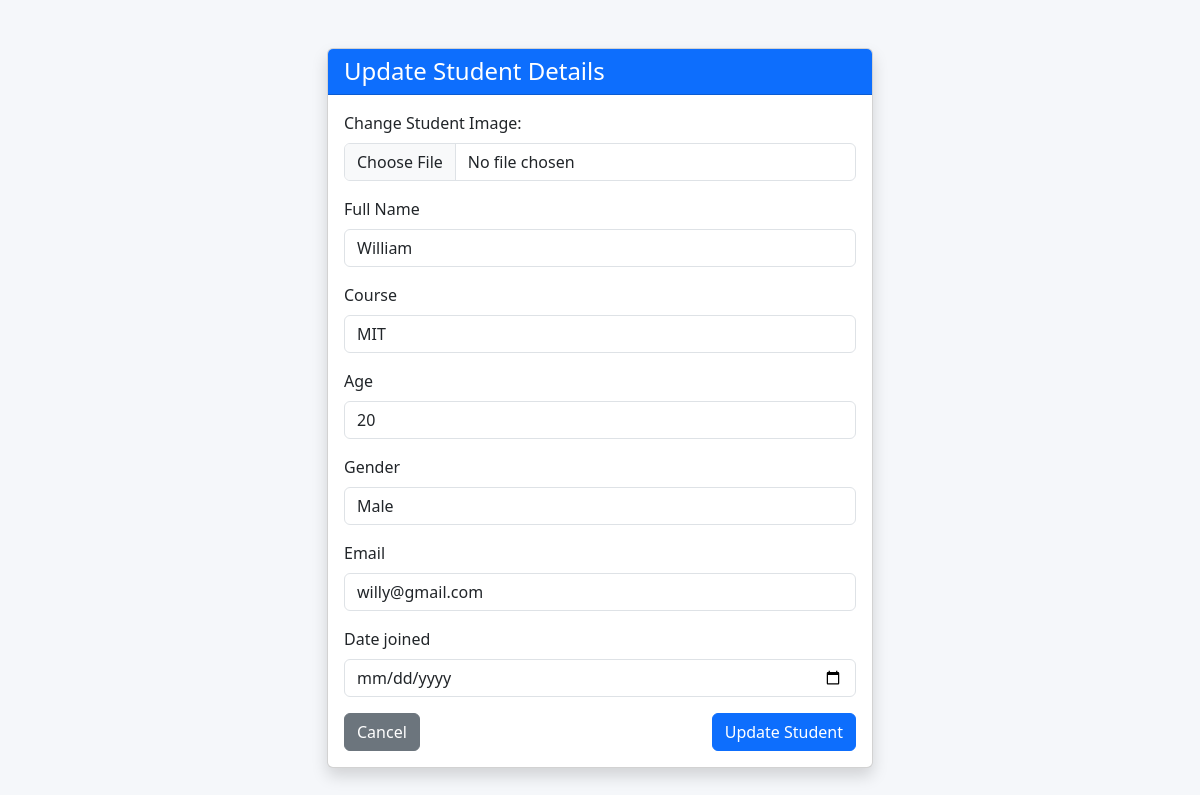
The page /updatestudent/1/ on the database its author committed.
### Dashboard/models.py (models this page shows, shortened)
class Student(models.Model):
    image = models.ImageField(upload_to='students/', null=True, blank=True)
    name = models.CharField(max_length=20)
    email = models.EmailField()
    date = models.DateField(null=True)
    name = models.CharField(max_length=20)
    course =models.CharField(max_length=30)
    age = models.IntegerField()
    gender = models.CharField(max_length=6,null=True)
    email = models.EmailField()
    date = models.DateField(null=True)

### Dashboard/views.py (the view, shortened to what this page needs)
# urls.py: path('updatestudent/<int:id>/',views.update_student, name='update_student')
def update_student(request,id):
    student = get_object_or_404(Student, id=id)
    return render(request, 'update_student.html', {'student': student})

### Dashboard/templates/update_student.html (shortened to what this page needs)
{% load static %}
<!DOCTYPE html>
<html lang="en">
<head>
    <link href="https://cdn.jsdelivr.net/npm/bootstrap@5.3.0/dist/css/bootstrap.min.css" rel="stylesheet">
    <link rel="stylesheet" href="{% static 'css/main.css'%}">
</head>
<body>
<div class="container mt-5">
    <div class="row justify-content-center">
        <div class="col-md-6">
            <div class="card shadow">
                <div class="card-header bg-primary text-white">
                    <h4 class="mb-0">Update Student Details</h4>
                </div>
                <div class="card-body">
                    <form method="POST">
                        <div class="mb-3">
                           <label class="form-label">Change Student Image:</label>
                            <input type="file" name="image" class="form-control">
                        </div>
                        <div class="mb-3">
                            <label class="form-label">Full Name</label>
                            <input type="text" name="name" class="form-control" value="{{ student.name }}">
                        </div>
                        <div class="mb-3">
                            <label class="form-label">Course</label>
                            <input type="text" name="course" class="form-control" value="{{ student.course }}">
                        </div>
                        <div class="mb-3">
                            <label class="form-label">Age</label>
                            <input type="number" name="age" class="form-control" value="{{ student.age }}">
                        </div>
                        <div class="mb-3">
                            <label class="form-label">Gender</label>
                            <input type="text" name="gender" class="form-control" value="{{ student.gender }}">
                        </div>
                        <div class="mb-3">
                            <label class="form-label">Email</label>
                            <input type="email" name="email" class="form-control" value="{{ student.email }}">
                        </div>
                        <div class="mb-3">
                            <label class="form-label">Date joined</label>
                            <input type="date" name="date" class="form-control" value="{{ student.date }}">
                        </div>
                        <div class="d-flex justify-content-between">
                            <a href="{% url 'dashboard' %}" class="btn btn-secondary">Cancel</a>
                            <button type="submit" class="btn btn-primary">Update Student</button>
                        </div>
                    </form>
                </div>
            </div>
        </div>
    </div>
</div>
</body>
</html>

### static/css/main.css (style rules this page uses)
body { background-color: #f5f7fa; }

### rows shown on the page
Student: name "William", course "MIT", age "20", gender "Male", email "willy@gmail.com"
